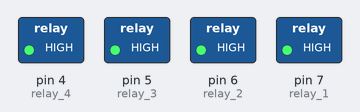
A sketch run on a simulated Arduino Uno, built with avr-gcc and run on an emulated ATmega328P. Shown: switched loads named in the sketch (green lamp = pin HIGH).

Above: at 1.5 s.
At 5.1 s:
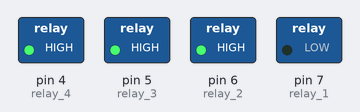
At 7.1 s:
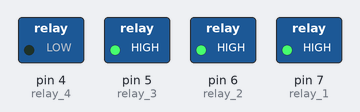
At 10.1 s:
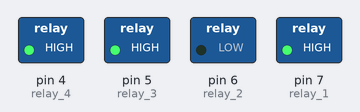
At 12.7 s:
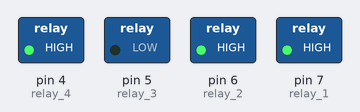
Timing chart, 0 to 13.3 s (numbered marks = the images above):
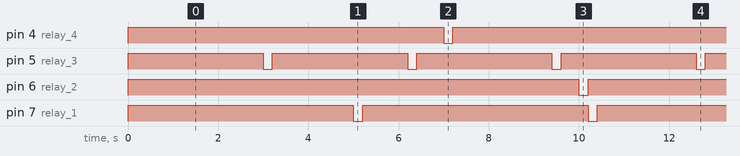

The sketch:

estagio.ino
```cpp
// Inicia variáveis de tempo
unsigned long millisTarefa1 = millis();
unsigned long millisTarefa2 = millis();
unsigned long millisTarefa3 = millis();
unsigned long millisTarefa4 = millis();

int relay_1 = 7;
int relay_2 = 6;
int relay_3 = 5;
int relay_4 = 4;

void setup() {
  pinMode(relay_1, OUTPUT);
  pinMode(relay_2, OUTPUT);
  pinMode(relay_3, OUTPUT);
  pinMode(relay_4, OUTPUT);
}

void loop() {
  tarefa1();
  tarefa2();
  tarefa3();
  tarefa4();
}

void tarefa1(){
  // Verifica se já passou 5000 milisegundos
  if((millis() - millisTarefa1) < 5000){
    digitalWrite(relay_1, HIGH);
  }else{
    digitalWrite(relay_1, LOW);
  }

  if((millis() - millisTarefa1) > 5200){
    millisTarefa1 = millis();
  }
}

void tarefa2(){
  if((millis() - millisTarefa2) < 10000){
    digitalWrite(relay_2, HIGH);
  }else{
    digitalWrite(relay_2, LOW);
  }
  if((millis() - millisTarefa2) > 10200){
    millisTarefa2 = millis();
  }
}

void tarefa3(){
  if((millis() - millisTarefa3) < 3000){
    digitalWrite(relay_3, HIGH);
  }else{
    digitalWrite(relay_3, LOW);
  }
  if((millis() - millisTarefa3) > 3200){
    millisTarefa3 = millis();
  }
}

void tarefa4(){
  if((millis() - millisTarefa4) < 7000){
    digitalWrite(relay_4, HIGH);
  }else{
    digitalWrite(relay_4, LOW);
  }
  if((millis() - millisTarefa4) > 7200){
    millisTarefa4 = millis();
  }
}
```

Measured:
- by itself, pin 4 (relay_4): alternates HIGH for 7.0 s and LOW for 0.20 s
- by itself, pin 5 (relay_3): alternates HIGH for 3.0 s and LOW for 0.20 s
- by itself, pin 6 (relay_2): alternates HIGH for 10.0 s and LOW for 0.20 s
- by itself, pin 7 (relay_1): alternates HIGH for 5.0 s and LOW for 0.20 s
